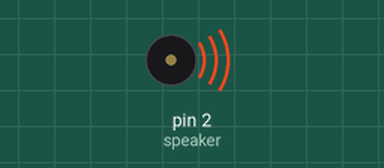
Simulated run of this sketch. Board: Arduino Uno, built with avr-gcc and run on an emulated ATmega328P. Shown: buzzer (waves = sounding).

Above: at 0.02 s.
At 2.0 s:
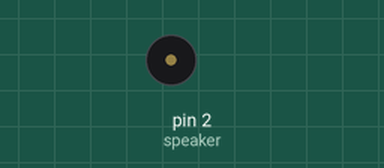
Timing chart, 0 to 3.5 s (numbered marks = the images above):
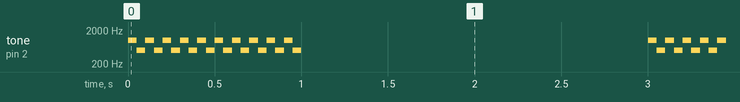

The sketch:

20200504_______-____.ino
```cpp
/*
 * 播放旋律實習-電話鈴聲
 * 麵包板A：GND、蜂鳴器一腳(8Ω/0.5W)
 * 麵包板B：蜂鳴器一腳(8Ω/0.5W)、電容器短腳(1000uF/25V)
 * 麵包板C：PWM 2、電容器長腳(1000uF/25V)
*/

const int speaker = 2;

void setup() {
}

void loop() {
  for (int i = 0; i < 10; i++) {
    tone(speaker, 1000);
    delay(50);
    tone(speaker, 500);
    delay(50);
  }
  noTone(speaker);
  delay(2000);
}
```

Measured:
- by itself, tone on pin 2 (speaker): plays 1000 Hz for 0.05 s, 500 Hz for 0.05 s, 1000 Hz for 0.05 s, 500 Hz for 0.05 s, 1000 Hz for 0.05 s, 500 Hz for 0.05 s … (880 notes in this stretch)
